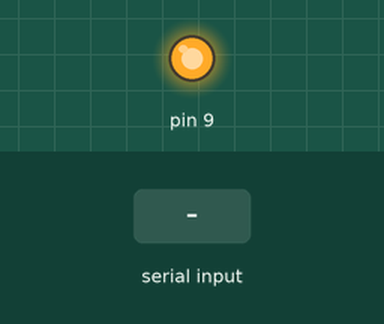
A sketch run on a simulated Arduino Uno, built with avr-gcc and run on an emulated ATmega328P. Parts: output pins drawn as LEDs (lit = HIGH). The test bench sets the inputs (shaded band). The modem accepts every AT command (registered, SIM ready, sends succeed) and sends nothing else; what the sketch prints to the serial monitor is not drawn.

Above: at 1.1 s.
At 7.2 s:
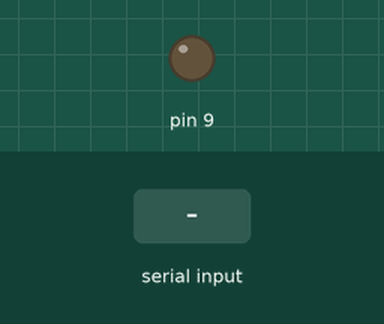
7.3 s: "AT+CMGS" received over Serial
9.9 s: "1" received over the second serial link
11.4 s: "1" received over Serial
Timing chart, 0 to 14.4 s (numbered marks = the images above; inputs shaded):
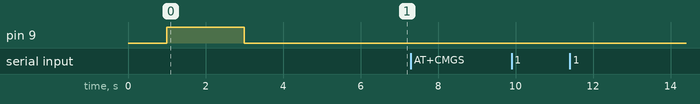

Measured:
- after the input at 7.3 s, every drawn part: stays the same
- after the input at 9.9 s, every drawn part: stays the same
- after the input at 11.4 s, every drawn part: stays the same

The sketch:

PowerGSMTest.ino.ino
```cpp
#include <SoftwareSerial.h>
#include <String.h>
#include <Timers.h>

SoftwareSerial shieldGSM(7,8);
boolean flagSendSMS = false;

#define BAUD_RATE 19200
#define PRINT_TIME 1000
#define STANDARD_DELAY 1500
#define NUM_INIT_COMMANDS 5
#define INIT_SUCCESS_CODE 0
#define INIT_WAIT_CODE -1
#define INIT_ERROR_CODE -2
#define INIT_TIMEOUT_CODE -3

void setup() {
  // put your setup code here, to run once:
  powerUp();
  Serial.begin(BAUD_RATE);
  shieldGSM.begin(BAUD_RATE);    // the GPRS baud rate
}

void loop() {
  // put your main code here, to run repeatedly:
  pollUserCommand();
  printShieldGSMResponse();
}

void powerUp()
{
 pinMode(9, OUTPUT);
 digitalWrite(9,LOW);
 delay(1000);
 digitalWrite(9,HIGH);
 delay(2000);
 digitalWrite(9,LOW);
 delay(3000);
}

void powerDown()
{
 pinMode(9, OUTPUT);
 digitalWrite(9,LOW);
 delay(1000);
 digitalWrite(9,HIGH);
 delay(2000);
 digitalWrite(9,LOW);
 delay(3000);
}

void executeUserCommand(String buffer) {
  buffer.trim();
  Serial.println(buffer);
  shieldGSM.println(buffer);
  // delay(100);
}

void pollUserCommand() {
  char avail = Serial.available();
  if (avail) {
    String buffer = Serial.readString();
    buffer.trim();
    if (!flagSendSMS) buffer.replace(" ","");
    Serial.println(buffer);
    shieldGSM.println(buffer);
    delay(100);

    if (flagSendSMS) {
      shieldGSM.println((char)26);
      delay(100);
      flagSendSMS = false;
    }

    if (buffer.startsWith("AT+CMGS")) flagSendSMS = true;

  }
}

int printShieldGSMResponse() {
//  while (shieldGSM.available()) Serial.write(shieldGSM.read());
  int result = INIT_WAIT_CODE;
  String serialOutput;
  String okString = "\r\nOK\r\n";
  String errorString = "ERROR";
  while(shieldGSM.available()) {
    char c = shieldGSM.read();
//    Serial.print((int)c);
//    Serial.write(':');
    Serial.write(c);
//    Serial.write(',');
    serialOutput += c;
    if(serialOutput.endsWith(errorString)) {
      result = INIT_ERROR_CODE;
    }
    if(serialOutput.endsWith(okString)) {
      result = INIT_SUCCESS_CODE;
    }
  }
  Serial.flush();
  return result;
}
```
